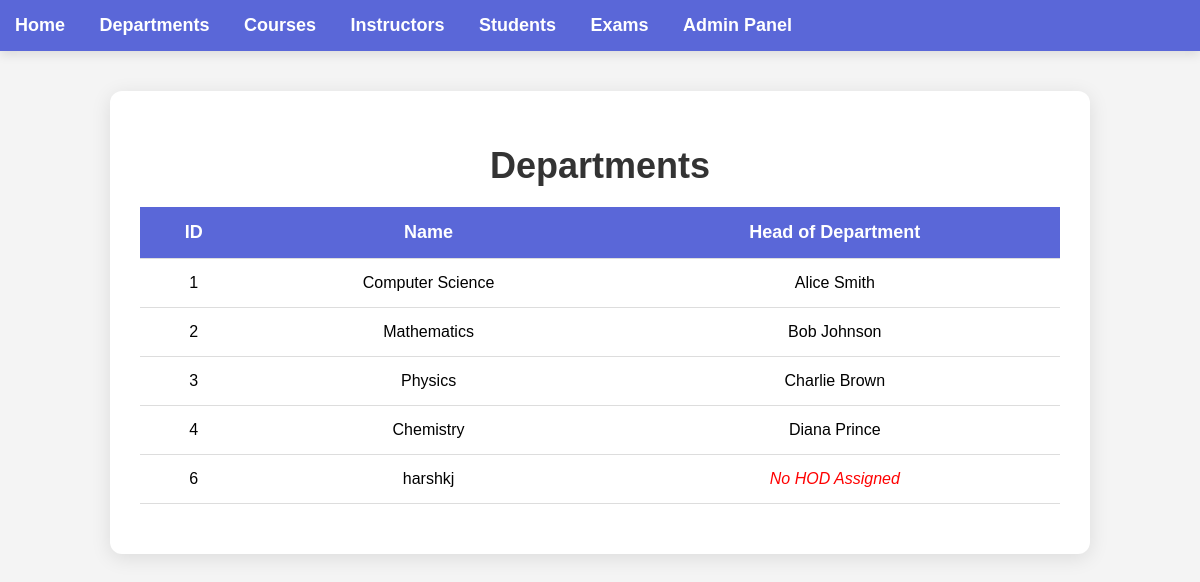
The page /departments on the database its author committed.
### model.py (models this page shows)
class Department(db.Model):
    __tablename__ = 'department'
    id = db.Column(db.Integer, primary_key=True)
    name = db.Column(db.String(100), nullable=False, unique=True)
    head_id = db.Column(db.Integer, db.ForeignKey('instructor.id'), nullable=True)
    courses = db.relationship('Course', backref='department', lazy=True, cascade='all, delete-orphan')
    hod = db.relationship('Instructor', backref='departments', foreign_keys=[head_id])

class Instructor(db.Model):
    __tablename__ = 'instructor'
    id = db.Column(db.Integer, primary_key=True)
    name = db.Column(db.String(100), nullable=False)
    courses = db.relationship('Course', backref='instructor', lazy=True, cascade='all, delete-orphan')

### app.py (the view)
@app.route('/departments')
def departments():
    departments = Department.query.all()
    return render_template('departments.html', departments=departments)

### templates/departments.html (shortened to what this page needs)
{% extends 'layout.html' %}
{% block content %}<!DOCTYPE html>
<html lang="en">
<head>
</head>
<body>
    <div class="container">
        <h1>Departments</h1>
        <table class="department-table">
            <thead>
                <tr>
                    <th>ID</th>
                    <th>Name</th>
                    <th>Head of Department</th>
                </tr>
            </thead>
            <tbody>
                {% for department in departments %}
                <tr>
                    <td>{{ department.id }}</td>
                    <td>{{ department.name }}</td>
                    <td>
                        {% if department.hods %}
                            {{ department.hods[0].instructor.name }}
                        {% else %}
                            <span class="no-hod">No HOD Assigned</span>
                        {% endif %}
                    </td>
                </tr>
                {% endfor %}
            </tbody>
        </table>
    </div>
</body>
</html>
{% endblock %}

### static/style.css (style rules this page uses)
body { font-family: Arial, sans-serif; background-color: #f0f0f5; margin: 0; padding: 0; }
.container { width: 85%; margin: 30px auto; padding: 25px; background-color: #fff; border-radius: 10px; box-shadow: 0 4px 15px rgba(0, 0, 0, 0.1); }

### templates/departments.html (style rules this page uses)
body { font-family: 'Arial', sans-serif; background-color: #f4f4f4; margin: 0; padding: 0; }
.container { width: 80%; margin: 40px auto; padding: 30px; background-color: #fff; border-radius: 12px; box-shadow: 0 4px 20px rgba(0, 0, 0, 0.1); }
h1 { color: #333; font-size: 36px; text-align: center; margin-bottom: 20px; }
table { width: 100%; border-collapse: collapse; margin-bottom: 20px; }
table th, table td { padding: 15px; text-align: center; border-bottom: 1px solid #ddd; }
table th { background-color: #5a67d8; color: white; font-size: 18px; }
table td { font-size: 16px; }
.no-hod { color: red; font-style: italic; }

### rows shown on the page
Department: id "1", name "Computer Science", name "Alice Smith"
Department: id "2", name "Mathematics", name "Bob Johnson"
Department: id "3", name "Physics", name "Charlie Brown"
Department: id "4", name "Chemistry", name "Diana Prince"
Department: id "6", name "harshkj", shows "No HOD Assigned"
